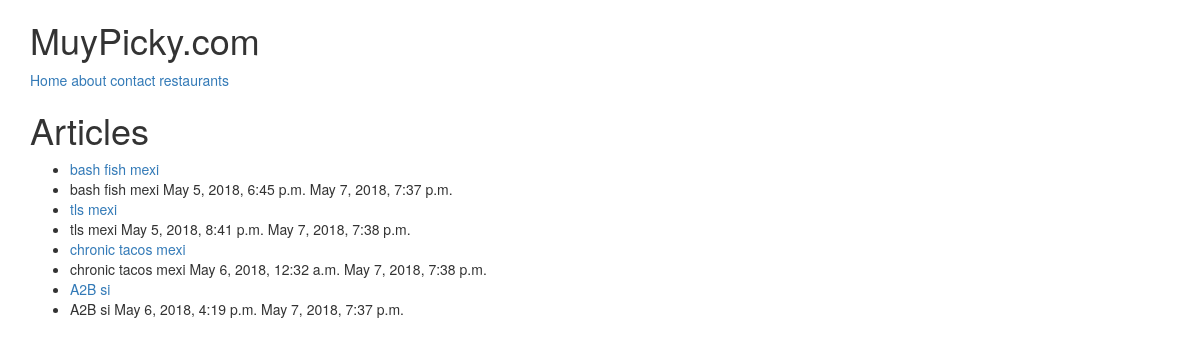
/restaurants/, run on an earlier commit of the app's database.
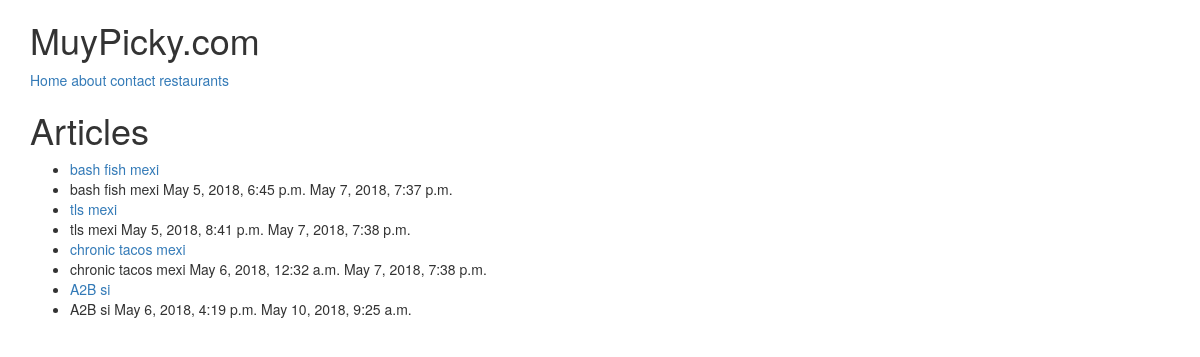
And on a later commit of the database.
### restaurants/models.py (models this page shows, shortened)
class RestaurantLocation(models.Model):
    name        =models.CharField(max_length=120)
    location    =models.CharField(max_length=120,null=True,blank=True)
    category    =models.CharField(max_length=120,null=True,blank=True)
    timestamp   =models.DateTimeField(auto_now_add=True)
    update      =models.DateTimeField(auto_now=True)
    slug        =models.SlugField(null=True,blank=True)
    def __str__(self):
        return self.name

### restaurants/views.py (the view)
# urls.py: url(r'^restaurants/$',Restaurant_ListView.as_view(),name='restaurants'),
class Restaurant_ListView(ListView):
      queryset=RestaurantLocation.objects.all()
      def get_queryset(self):
          print(self.kwargs)
          slug=self.kwargs.get('slug')
          if slug:
              queryset=RestaurantLocation.objects.filter(
              Q(category__icontains=slug) |
              Q(category__iexact=slug))
          else:
              queryset=RestaurantLocation.objects.all()
          return queryset

### restaurants/templates/restaurants/restaurantlocation_list.html
{% extends 'base.html' %}
{% block content %}
<h1>Articles</h1>
<ul>
{% for obj in object_list %}
<li><a href="/restaurants/{{obj.slug}}">{{obj}} {{obj.category}}</a></li>
<li>{{obj.name}} {{ob.location}} {{obj.category}}  {{obj.timestamp}} {{obj.update}}</li>
{% empty %}
    <li>No articles yet.</li>
{% endfor %}
</ul>
{% endblock %}

What changed in the data, as far as the page shows it:
changed RestaurantLocation "si": update "May 7, 2018, 7:37 p.m." → "May 10, 2018, 9:25 a.m."
